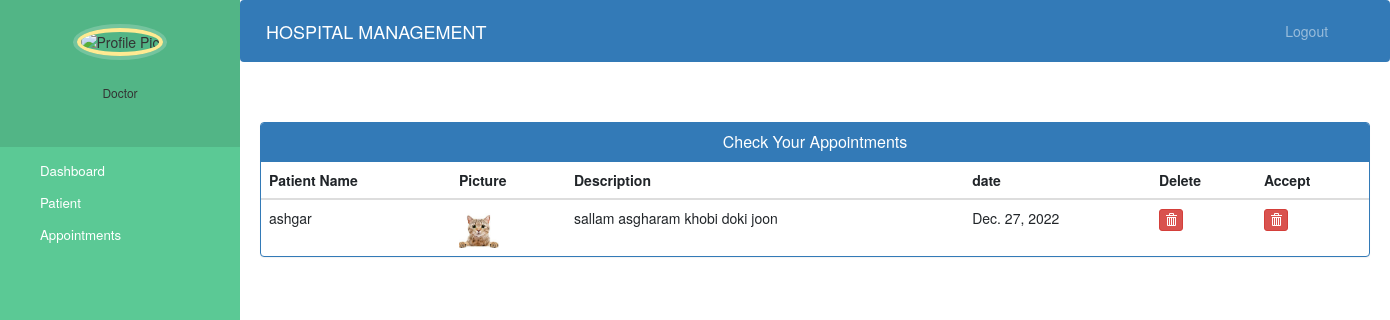
Screenshot of /Django-Hospital/Check-Appointment (signed in) with the database file from the repository.
### hospital/models.py (models this page shows, shortened)
class AppointmentModel(models.Model):
    patient_name = models.CharField(max_length=255, null=True)
    doctor_name = models.CharField(max_length=255, null=True)
    patient_pass = models.CharField(max_length=255, null=True)
    doctor_pass = models.CharField(max_length=255, null=True)
    description = models.TextField(null=True)
    date = models.DateField()
    status = models.BooleanField(default=False)

class PatientModel(models.Model):
    patient_name = models.CharField(max_length=255)
    password = models.CharField(max_length=255, default="")
    email = models.EmailField(default="")
    doctor = models.ForeignKey(
        DoctorModel, on_delete=models.CASCADE, default="", null=True)
    profile_pic = models.ImageField(
        upload_to='upload/Patinet_Profile', null=True, blank=True)
    address = models.CharField(max_length=40)
    mobile = models.CharField(max_length=20, null=False)
    symptoms = models.CharField(max_length=100, null=False)
    is_accepted = models.BooleanField(default=False)
    is_discharged = models.BooleanField(default=False)

### hospital/views.py (the view)
# urls.py: path("Check-Appointment", views.check_appointment_View,
def check_appointment_View(request):
    loged_doctor_id = request.session.get("loged_Doctor_id")
    loged_doctor = get_object_or_404(DoctorModel, id=loged_doctor_id)
    appointments = AppointmentModel.objects.filter(
        doctor_name=loged_doctor.Doct_name, doctor_pass=loged_doctor.password, status=False)
    patinets_id = []
    for i in appointments:
        patinets_id.append(PatientModel.objects.get(
            patient_name=i.patient_name, password=i.patient_pass))
    appointments_info = zip(appointments, patinets_id)
    return render(request, 'hospital/doctor_delete_appointment.html', {"appointments_info": appointments_info})

### hospital/templates/hospital/doctor_delete_appointment.html (shortened to what this page needs)
{% extends 'hospital/doctor_base.html' %}
{% block content %}
{%load static%}
<head>
  <link href="//netdna.bootstrapcdn.com/bootstrap/3.0.0/css/bootstrap.min.css" rel="stylesheet" id="bootstrap-css">
</head>
<div class="container">
  <div class="panel panel-primary">
    <div class="panel-heading">
      <h6 class="panel-title">Check Your Appointments</h6>
    </div>
    <table class="table table-hover" id="dev-table">
      <thead>
        <tr>
          <th>Patient Name</th>
          <th>Picture</th>
          <th>Description</th>
          <th>date</th>
          <th>Delete</th>
          <th>Accept</th>
        </tr>
      </thead>
      {% for i,j in appointments_info %}
      <tr>
        <td>{{i.patient_name}}</td>
        <td>{% if j.profile_pic%}
          <img src="{{j.profile_pic.url}}" alt="Profile Pic" height="40px" width="40px" />
          {%endif%}
        </td>
        <td>{{i.description}}</td>
        <td>{{i.date}}</td>
        <td><a class="btn btn-danger btn-xs" href="{% url 'deleting_appointment' i.id%}"><span
              class="glyphicon glyphicon-trash"></span></a></td>
        <td><a class="btn btn-danger btn-xs" href="{% url 'accept_appointment' i.id%}"><span
              class="glyphicon glyphicon-trash"></span></a>
        </td>
      </tr>
      {% endfor %}
    </table>
  </div>
</div>
{% endblock content %}

### hospital/templates/hospital/doctor_base.html (style rules this page uses)
a:link { text-decoration: none; }
a { color: white; }
body { padding-left: 240px; }

### hospital/templates/hospital/doctor_delete_appointment.html (style rules this page uses)
a:link { text-decoration: none; }
h6 { text-align: center; }

### rows the page displays
AppointmentModel: patient_name "ashgar", profile_pic (picture), description "sallam asgharam khobi doki joon", date "Dec. 27, 2022"
